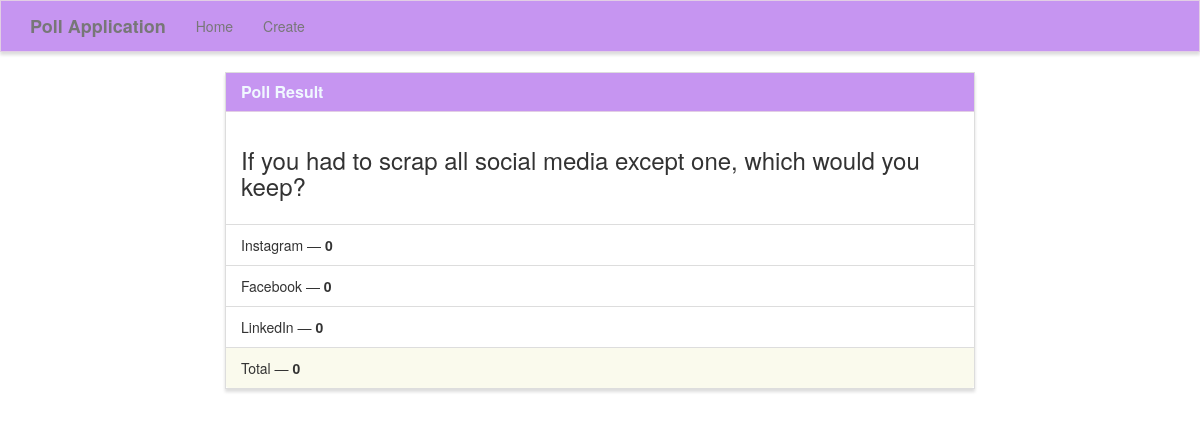
/results/4/, run on the app's committed database.
### poll/models.py (models this page shows)
class Poll(models.Model):
    question = models.TextField()
    option_one = models.CharField(max_length=30)
    option_two = models.CharField(max_length=30)
    option_three = models.CharField(max_length=30)
    option_one_count = models.IntegerField(default=0)
    option_two_count = models.IntegerField(default=0)
    option_three_count = models.IntegerField(default=0)
    def total(self):
        return self.option_one_count+self.option_two_count+self.option_three_count

### poll/views.py (the view)
# urls.py: path('results/<poll_id>/', poll_views.results, name='results')
def results(request, poll_id):
    poll = Poll.objects.get(pk=poll_id)
    context = {
        'poll' : poll
    }
    return render(request, 'poll/results.html', context)

### poll/templates/poll/results.html (shortened to what this page needs)
{% extends "poll/base.html" %}
{% block main %}
<div class="row">
    <div class="col-lg-8 col-lg-offset-2">
        <div class="panel panel-default">
            <div class="panel-heading">
                <h3 class="panel-title">Poll Result</h3>
            </div>
            <div class="panel-body">
                <h3>{{ poll.question }}</h3>
            </div>
            <ul class="list-group">
                <li class="list-group-item">{{ poll.option_one }} &mdash; <strong>{{ poll.option_one_count }}</strong></li>
                <li class="list-group-item">{{ poll.option_two }} &mdash; <strong>{{ poll.option_two_count }}</strong></li>
                <li class="list-group-item">{{ poll.option_three }} &mdash; <strong>{{ poll.option_three_count }}</strong></li>
            </ul>
            <div class="panel-footer">
                Total &mdash; <strong>{{ poll.total }}</strong>
            </div>
        </div>
    </div>
</div>
{% endblock %}

### poll/static/style.css (style rules this page uses)
.navbar-default, .btn, .form-control, .panel { border-radius: 0; }
.panel-default > .panel-heading { color: #333; background-color: rgba(174, 104, 236, 0.7); border-color: rgba(245, 245, 220, .6); border-top-left-radius: 0; border-top-right-radius: 0; }
.panel-footer { background-color: rgba(245, 245, 220, .5); border-color: rgba(245, 245, 220, .4); }
.panel { box-shadow: 0px 3px 3px 0px #ddd; }
a.navbar-brand, .panel-title { font-weight: bolder; color: aliceblue; }

### data on the page
Poll: question "If you had to scrap all social media except one, which would you keep?", option_one "Instagram", option_one_count "0", option_two "Facebook", option_two_count "0", option_three "LinkedIn", option_three_count "0", total "0"
